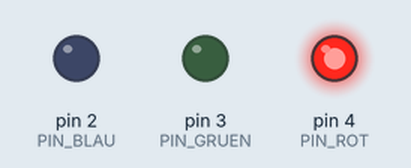
Recording of a sketch running on a simulated Arduino Uno, built with avr-gcc and run on an emulated ATmega328P. Shown: output pins drawn as LEDs (lit = HIGH).

Above: at 0.5 s.
At 2.5 s:
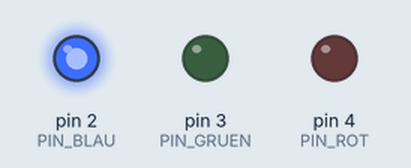
At 3.5 s:
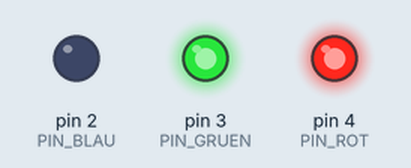
At 4.5 s:
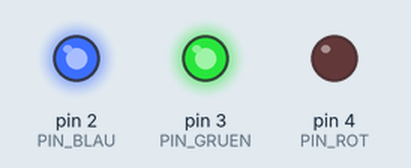
At 6.5 s:
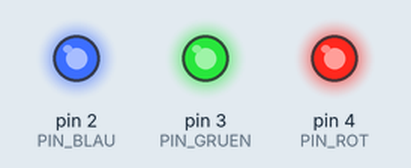
At 8.5 s:
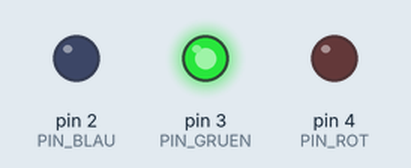
Timing chart, 0 to 9.1 s (numbered marks = the images above):
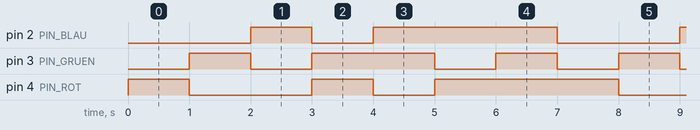

Measured:
- by itself, pin 2 (PIN_BLAU): repeats every 7.0 s: LOW 1.0 s, HIGH 3.0 s, LOW 2.0 s, HIGH 1.0 s
- by itself, pin 3 (PIN_GRUEN): repeats every 7.0 s: LOW 1.0 s, HIGH 2.0 s, 2 × (LOW 1.0 s, HIGH 1.0 s)
- by itself, pin 4 (PIN_ROT): repeats every 7.0 s: LOW 2.0 s, HIGH 1.0 s, LOW 1.0 s, HIGH 3.0 s

The sketch:

rgbLED.ino
```cpp
const int PIN_ROT   = 4;
const int PIN_GRUEN = 3;
const int PIN_BLAU  = 2;

void setup() {
  pinMode( PIN_ROT,   OUTPUT );
  pinMode( PIN_GRUEN, OUTPUT );
  pinMode( PIN_BLAU,  OUTPUT );
}

void loop() {
  // LED leuchtet rot
  digitalWrite( PIN_ROT,   HIGH );
  digitalWrite( PIN_GRUEN, LOW  );
  digitalWrite( PIN_BLAU,  LOW  );
  delay(1000);

  // LED leuchtet grün
  digitalWrite( PIN_ROT,   LOW );
  digitalWrite( PIN_GRUEN, HIGH  );
  digitalWrite( PIN_BLAU,  LOW  );
  delay(1000);

  // LED leuchtet blau
  digitalWrite( PIN_ROT,   LOW );
  digitalWrite( PIN_GRUEN, LOW  );
  digitalWrite( PIN_BLAU,  HIGH  );
  delay(1000);

  // LED leuchtet gelb
  digitalWrite( PIN_ROT,   HIGH );
  digitalWrite( PIN_GRUEN, HIGH );
  digitalWrite( PIN_BLAU,  LOW );
  delay(1000);

  // LED leuchtet Zyan
  digitalWrite( PIN_ROT,   LOW );
  digitalWrite( PIN_GRUEN, HIGH );
  digitalWrite( PIN_BLAU,  HIGH );
  delay(1000);

  // LED leuchtet lila
  digitalWrite( PIN_ROT,   HIGH );
  digitalWrite( PIN_GRUEN, LOW );
  digitalWrite( PIN_BLAU,  HIGH );
  delay(1000);

  // LED leuchtet weiß
  digitalWrite( PIN_ROT,   HIGH );
  digitalWrite( PIN_GRUEN, HIGH );
  digitalWrite( PIN_BLAU,  HIGH );
  delay(1000);
}
```
